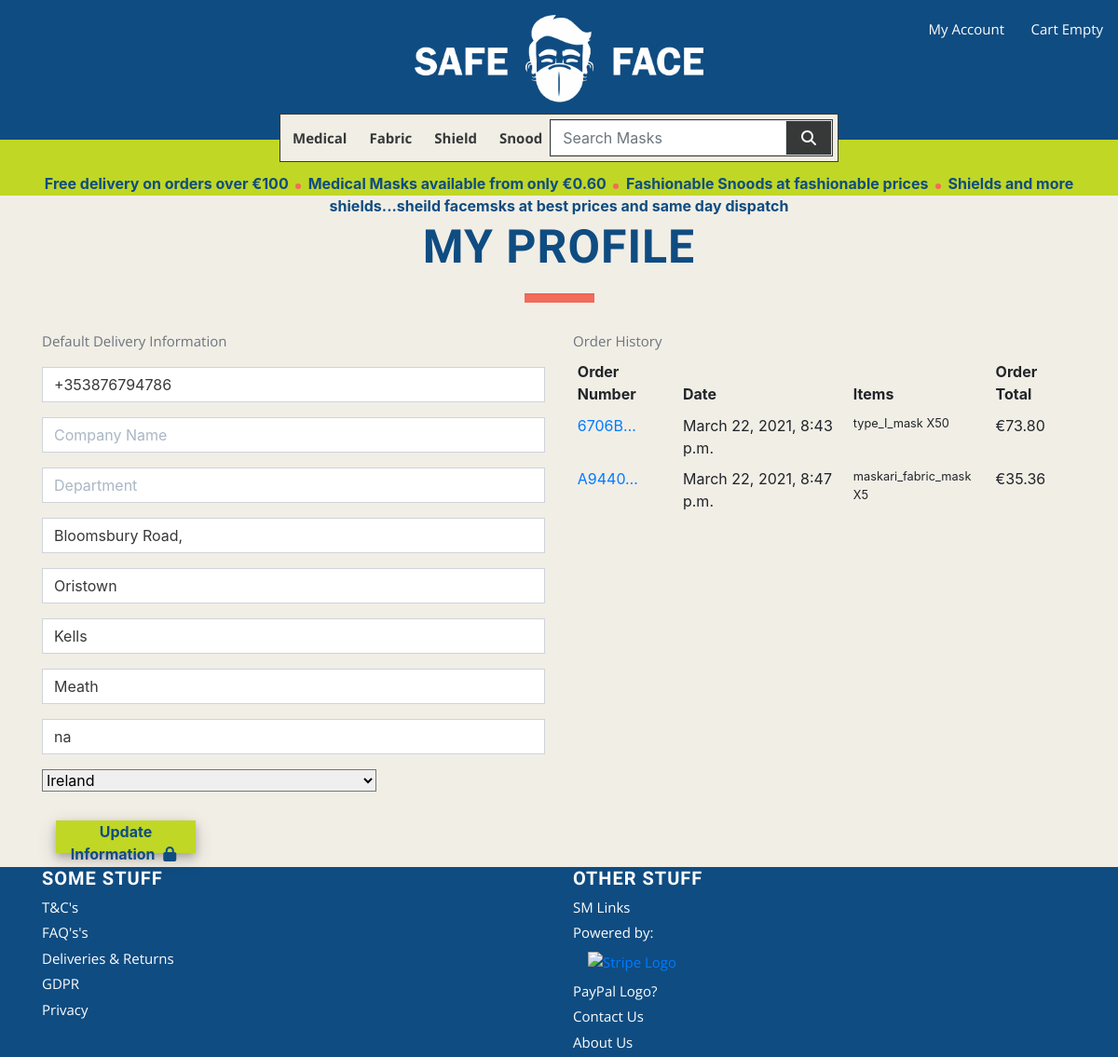
Page /profile/ (signed in) on the earlier database version.
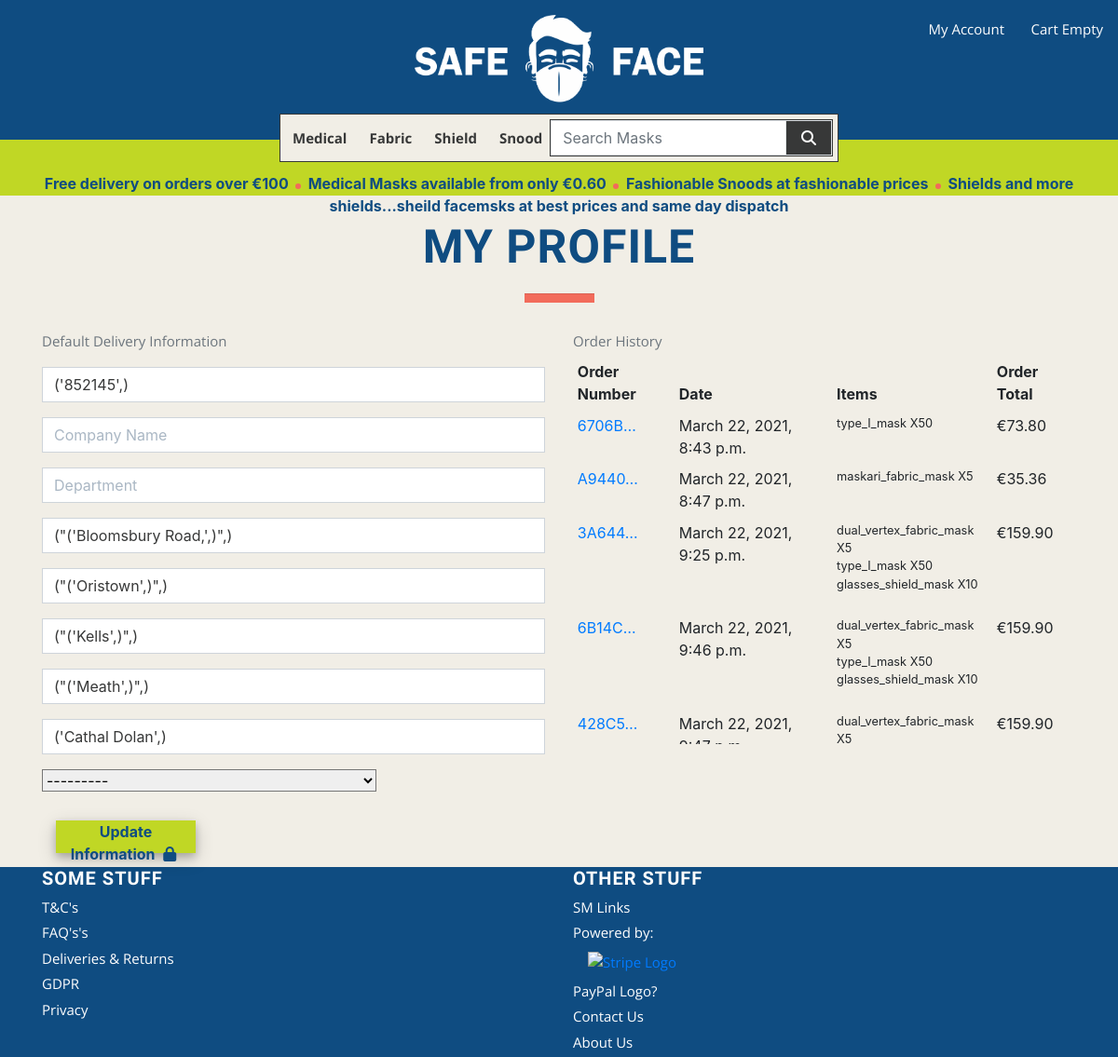
Same page on the later database version.
### profiles/models.py (models this page shows, shortened)
class UserProfile(models.Model):
    user = models.OneToOneField(User, on_delete=models.CASCADE)
    default_phone_number = models.CharField(max_length=20,
                                            null=True, blank=True)
    default_company_name = models.CharField(max_length=254,
                                            null=True, blank=True)
    default_department = models.CharField(max_length=254,
                                          null=True, blank=True)
    default_street_address1 = models.CharField(max_length=80,
                                               null=True, blank=True)
    default_street_address2 = models.CharField(max_length=80,
                                               null=True, blank=True)
    default_town_or_city = models.CharField(max_length=40,
                                            null=True, blank=True)
    default_county = models.CharField(max_length=80,
                                      null=True, blank=True)
    default_postcode = models.CharField(max_length=20,
                                        null=True, blank=True)
    default_country = CountryField(blank_label='Country',
                                   null=True, blank=True)

### checkout/models.py (models this page shows, shortened)
class Order(models.Model):
    order_number = models.CharField(max_length=32, null=False, editable=False)
    user_profile = models.ForeignKey(UserProfile, on_delete=models.SET_NULL,
                                     null=True, blank=True, related_name='orders')
    date = models.DateTimeField(auto_now_add=True)
    full_name = models.CharField(max_length=50, null=False, blank=False)
    email = models.EmailField(max_length=254, null=False, blank=False)
    phone_number = models.CharField(max_length=20, null=False, blank=False)
    company_name = models.CharField(max_length=254, null=False, blank=False)
    department = models.CharField(max_length=254, null=False, blank=False)
    street_address1 = models.CharField(max_length=80, null=False, blank=False)
    street_address2 = models.CharField(max_length=80, null=True, blank=True)
    town_or_city = models.CharField(max_length=40, null=False, blank=False)
    county = models.CharField(max_length=80, null=True, blank=True)
    postcode = models.CharField(max_length=20, null=True, blank=True)
    country = CountryField(blank_label='Country *', null=False, blank=False)
    products_total = models.DecimalField(max_digits=6, decimal_places=2, null=False, default=0)
    delivery_cost = models.DecimalField(max_digits=6, decimal_places=2, null=False, default=0)
    sub_total = models.DecimalField(max_digits=6, decimal_places=2, null=False, default=0)
    net_total = models.DecimalField(max_digits=10, decimal_places=2, null=False, default=0)
    vat = models.DecimalField(max_digits=10, decimal_places=2, null=False, default=0)
    gross_total = models.DecimalField(max_digits=10, decimal_places=2, null=False, default=0)
    original_cart = models.TextField(null=False, blank=False, default='')
    stripe_pid = models.CharField(max_length=254, null=False, blank=False, default='')

class OrderLineItem(models.Model):
    order = models.ForeignKey(Order, null=False, blank=False, on_delete=models.CASCADE, related_name='lineitems')
    product = models.ForeignKey(Product, null=False, blank=False, on_delete=models.CASCADE)
    product_colour = models.CharField(max_length=50, null=True, blank=True)
    quantity = models.IntegerField(null=False, blank=False, default=0)
    lineitem_total = models.DecimalField(max_digits=6, decimal_places=2, null=False, blank=False, editable=False)

### products/models.py (models this page shows, shortened)
class Product(models.Model):
    category = models.ForeignKey('Category', null=True, blank=True, on_delete=models.SET_NULL)
    sku = models.CharField(max_length=254, null=True, blank=True)
    name = models.CharField(max_length=254)
    friendly_name = models.CharField(max_length=254, default=1)
    description = models.TextField()
    colours = models.BooleanField(default=False, null=True, blank=True)
    image1_url = models.URLField(max_length=1024, null=True, blank=True)
    image1 = models.ImageField(null=True, blank=True)
    image2_url = models.URLField(max_length=1024, null=True, blank=True)
    image2 = models.ImageField(null=True, blank=True)
    image3_url = models.URLField(max_length=1024, null=True, blank=True)
    image3 = models.ImageField(null=True, blank=True)
    certification = models.CharField(max_length=254, null=True, blank=True)
    standard = models.CharField(max_length=254, null=True, blank=True)
    dimensions = models.CharField(max_length=254, null=True, blank=True)
    material = models.CharField(max_length=254, null=True, blank=True)
    qty_1 = models.IntegerField(default=50)
    price_1 = models.DecimalField(max_digits=6, decimal_places=2, default=1)
    qty_2 = models.IntegerField(default=100)
    price_2 = models.DecimalField(max_digits=6, decimal_places=2, default=0.9)
    qty_3 = models.IntegerField(default=250)
    price_3 = models.DecimalField(max_digits=6, decimal_places=2, default=0.8)
    qty_4 = models.IntegerField(default=500)
    price_4 = models.DecimalField(max_digits=6, decimal_places=2, default=0.7)
    qty_5 = models.IntegerField(default=1000)
    price_5 = models.DecimalField(max_digits=6, decimal_places=2, default=0.6)
    price = models.DecimalField(max_digits=6, decimal_places=2, default=0)

### profiles/views.py (the view)
# urls.py: path('', views.profile, name='profile'),
def profile(request):
    profile = get_object_or_404(UserProfile, user=request.user)
    if request.method == 'POST':
        form = UserProfileForm(request.POST, instance=profile)
        if form.is_valid():
            form.save()
            messages.success(request, 'Profile updated successfuly')
    form = UserProfileForm(instance=profile)
    orders = profile.orders.all()
    template = 'profiles/profile.html'
    context = {
        'form': form,
        'orders': orders,
        'on_profile_page': True
    }
    return render(request, template, context)

### profiles/templates/profiles/profile.html (shortened to what this page needs)
{% extends "base.html" %}
{% load static %}
{% block extra_css %}
    <link rel="stylesheet" href="{% static 'profiles/css/profile.css' %}">
{% endblock %}
{% block content %}
    <div id="body-content-container" class="container">
        <h1>My Profile</h1>
        <hr class="h1-hr">
        <div class="row">
            <div class="col-12 col-lg-6">
                <p class="text-muted">Default Delivery Information</p>
                <form class="mt-3" action="{% url 'profile' %}" methods="POST" id="profile-update-form">
                    {{ form|crispy }}
                    <div class="col-sm-12 col-lg-6 justify-content-center">
                        <button id="submit-button" class="btn-std btn rounded-0 mx-auto">
                            Update Information
                            <span class="icon">
                                <i class="fas fa-lock"></i>
                            </span>
                        </button>
                    </div>
                </form>
            </div>
            <div class="col-12 col-lg-6">
                <p class="text-muted">Order History</p>
                <div class="order-history table-responsive">
                    <table class="table table-sm table-borderless">
                        <thead>
                            <tr>
                                <th>Order Number</th>
                                <th>Date</th>
                                <th>Items</th>
                                <th>Order Total</th>
                            </tr>
                        </thead>
                        <tbody>
                            {% for order in orders %}
                                <tr>
                                    <td>
                                        <a href="{% url 'order_history' order.order_number %}"
                                        title="{{ order.order_number }}">
                                            {{ order.order_number|truncatechars:6 }}
                                        </a>
                                    </td>
                                    <td>{{ order.date }}</td>
                                    <td>
                                        <ul class="list-unstyled">
                                            {% for item in order.lineitems.all %}
                                                <li class="small">
                                                    {{ item.product.name }} X{{ item.quantity }}
                                                </li>
                                            {% endfor %}
                                        </ul>
                                    </td>
                                    <td>€{{ order.gross_total }}</td>
                                </tr>
                            {% endfor %}
                        </tbody>
                    </table>
                </div>
            </div>
        </div>
    </div>
{% endblock %}

Differences in the rows shown:
changed UserProfile: default_phone_number "+353876794786" → "('852145',)"; default_street_address1 "Bloomsbury Road," → "(\"('Bloomsbury Road,',)\",)"; default_street_address2 "Oristown" → "(\"('Oristown',)\",)"; default_town_or_city "Kells" → "(\"('Kells',)\",)"; default_county "Meath" → "(\"('Meath',)\",)"; default_postcode "na" → "('Cathal Dolan',)"; default_country "Ireland" → "---------"
added Order: order_number "3A644…", date "March 22, 2021, 9:25 p.m.", gross_total "159.90"
added OrderLineItem: product.name "dual_vertex_fabric_mask", quantity "5", shown under "3A644…"
added OrderLineItem: product.name "type_I_mask", quantity "50", shown under "3A644…"
added OrderLineItem: product.name "glasses_shield_mask", quantity "10", shown under "3A644…"
added Order: order_number "6B14C…", date "March 22, 2021, 9:46 p.m.", gross_total "159.90"
added OrderLineItem: product.name "dual_vertex_fabric_mask", quantity "5", shown under "6B14C…"
added OrderLineItem: product.name "type_I_mask", quantity "50", shown under "6B14C…"
added OrderLineItem: product.name "glasses_shield_mask", quantity "10", shown under "6B14C…"
added Order: order_number "428C5…", date "March 22, 2021,…", gross_total "159.90"
added OrderLineItem: product.name "dual_vertex_fabric_mask", quantity "5", shown under "428C5…"
